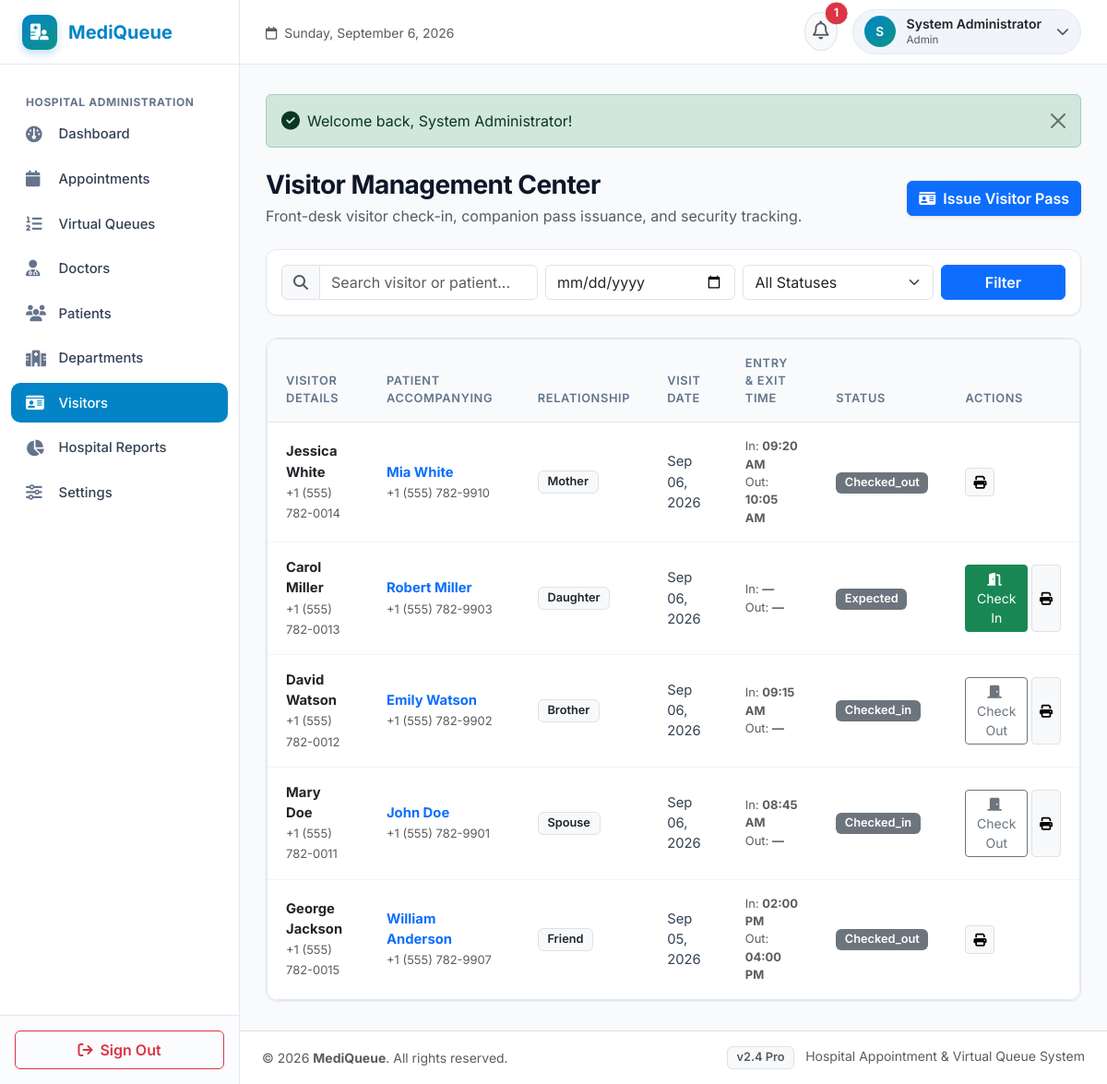
Screenshot of /admin/visitors.php (signed in) with the database file from the repository.
### tables this page shows
CREATE TABLE `visitors` (
  `id` INT AUTO_INCREMENT PRIMARY KEY,
  `patient_id` INT NOT NULL,
  `visitor_name` VARCHAR(150) NOT NULL,
  `relationship` VARCHAR(100) NOT NULL,
  `phone` VARCHAR(30) NOT NULL,
  `visit_date` DATE NOT NULL,
  `purpose` TEXT NULL,
  `entry_time` TIME NULL,
  `exit_time` TIME NULL,
  `status` ENUM('expected', 'checked_in', 'checked_out', 'cancelled') DEFAULT 'expected',
  `created_at` TIMESTAMP DEFAULT CURRENT_TIMESTAMP,
  CONSTRAINT `fk_visitors_patient` FOREIGN KEY (`patient_id`) REFERENCES `patients` (`id`) ON DELETE CASCADE
);

CREATE TABLE `users` (
  `id` INT AUTO_INCREMENT PRIMARY KEY,
  `name` VARCHAR(150) NOT NULL,
  `email` VARCHAR(150) NOT NULL UNIQUE,
  `password` VARCHAR(255) NOT NULL,
  `role` ENUM('patient', 'doctor', 'admin') NOT NULL DEFAULT 'patient',
  `phone` VARCHAR(30) NULL,
  `status` ENUM('active', 'inactive') NOT NULL DEFAULT 'active',
  `avatar` VARCHAR(255) NULL,
  `created_at` TIMESTAMP DEFAULT CURRENT_TIMESTAMP
);

### admin/visitors.php (the view, shortened to what this page needs)
<?php
require_once __DIR__ . '/../includes/functions.php';
$conn = get_db_connection();
$search = trim($_GET['search'] ?? '');
$dateFilter = trim($_GET['date'] ?? '');
$query = "
    SELECT v.*, u.name as patient_name, u.phone as patient_phone
    FROM visitors v
    JOIN patients p ON v.patient_id = p.id
    JOIN users u ON p.user_id = u.id
    WHERE 1=1
";
$params = [];
$query .= " ORDER BY v.visit_date DESC, v.id DESC";
$stmt = $conn->prepare($query);
$stmt->execute($params);
$visitors = $stmt->fetchAll();
include __DIR__ . '/../includes/header.php';
?>
<div class="d-flex flex-column flex-md-row justify-content-between align-items-md-center mb-4 gap-3">
    <div>
        <h3 class="fw-bold mb-1">Visitor Management Center</h3>
        <p class="text-muted mb-0">Front-desk visitor check-in, companion pass issuance, and security tracking.</p>
    </div>
    <button type="button" class="btn btn-primary fw-semibold shadow-sm" data-bs-toggle="modal" data-bs-target="#adminVisitorModal">
        <i class="fa-solid fa-id-card me-1"></i> Issue Visitor Pass
    </button>
</div>
<div class="mq-card p-3 mb-4 bg-white">
    <form action="<?= BASE_URL ?>/admin/visitors.php" method="GET" class="row g-2 align-items-center">
        <div class="col-md-4">
            <div class="input-group">
                <span class="input-group-text bg-light text-muted"><i class="fa-solid fa-magnifying-glass"></i></span>
                <input type="text" name="search" class="form-control" placeholder="Search visitor or patient..." value="<?= htmlspecialchars($search) ?>">
            </div>
        </div>
        <div class="col-md-3">
            <input type="date" name="date" class="form-control" value="<?= htmlspecialchars($dateFilter) ?>">
        </div>
        <div class="col-md-3">
            <select name="status" class="form-select">
                <option value="">All Statuses</option>
            </select>
        </div>
        <div class="col-md-2 d-flex gap-2">
            <button type="submit" class="btn btn-primary w-100 fw-semibold">Filter</button>
        </div>
    </form>
</div>
<div class="mq-card p-0 bg-white">
    <div class="mq-table-responsive">
        <table class="table mq-table align-middle">
            <thead>
                <tr>
                    <th>Visitor Details</th>
                    <th>Patient Accompanying</th>
                    <th>Relationship</th>
                    <th>Visit Date</th>
                    <th>Entry & Exit Time</th>
                    <th>Status</th>
                    <th>Actions</th>
                </tr>
            </thead>
            <tbody>
                <?php if (empty($visitors)): ?>
                    <tr>
                        <td colspan="7" class="text-center py-5 text-muted small">No visitor records found.</td>
                    </tr>
                <?php else: ?>
                    <?php foreach ($visitors as $v): ?>
                        <tr>
                            <td>
                                <strong class="text-dark d-block"><?= htmlspecialchars($v['visitor_name']) ?></strong>
                                <span class="text-muted small"><?= htmlspecialchars($v['phone']) ?></span>
                            </td>
                            <td>
                                <strong class="text-primary d-block"><?= htmlspecialchars($v['patient_name']) ?></strong>
                                <span class="text-muted small"><?= htmlspecialchars($v['patient_phone']) ?></span>
                            </td>
                            <td>
                                <span class="badge bg-light text-dark border"><?= htmlspecialchars($v['relationship']) ?></span>
                            </td>
                            <td><?= format_date($v['visit_date']) ?></td>
                            <td>
                                <span class="small d-block text-muted">In: <strong><?= $v['entry_time'] ? format_time($v['entry_time']) : '—' ?></strong></span>
                                <span class="small d-block text-muted">Out: <strong><?= $v['exit_time'] ? format_time($v['exit_time']) : '—' ?></strong></span>
                            </td>
                            <td><?= get_status_badge($v['status']) ?></td>
                            <td>
                                <div class="d-flex gap-1">
                                    <?php if ($v['status'] === 'expected'): ?>
                                        <form action="<?= BASE_URL ?>/admin/visitors.php" method="POST" class="d-inline">
                                            <button type="submit" class="btn btn-sm btn-success" title="Check In">
                                                <i class="fa-solid fa-door-open me-1"></i> Check In
                                            </button>
                                        </form>
                                    <?php elseif ($v['status'] === 'checked_in'): ?>
                                        <form action="<?= BASE_URL ?>/admin/visitors.php" method="POST" class="d-inline">
                                            <button type="submit" class="btn btn-sm btn-outline-secondary" title="Check Out">
                                                <i class="fa-solid fa-door-closed me-1"></i> Check Out
                                            </button>
                                        </form>
                                    <?php endif; ?>
                                    <button type="button" class="btn btn-sm btn-light border" data-bs-toggle="modal" data-bs-target="#badgeModal_<?= $v['id'] ?>" title="Print Badge">
                                        <i class="fa-solid fa-print"></i>
                                    </button>
                                </div>
                            </td>
                        </tr>
                    <?php endforeach; ?>
                <?php endif; ?>
            </tbody>
        </table>
    </div>
</div>
<?php include __DIR__ . '/../includes/footer.php'; ?>

### includes/functions.php (shortened to what this page needs)
<?php
function format_date($dateStr) {
    $timestamp = strtotime($dateStr);
    return date('M d, Y', $timestamp);
}
function format_time($timeStr) {
    $timestamp = strtotime($timeStr);
    return date('h:i A', $timestamp);
}
function get_status_badge($status) {
    $status = strtolower(trim((string)$status));
    return $badges[$status] ?? '<span class="badge bg-secondary">' . htmlspecialchars(ucfirst($status)) . '</span>';
}

### assets/css/style.css (style rules this page uses)
:root { --mq-primary: #0284c7; --mq-primary-dark: #0369a1; --mq-primary-light: #e0f2fe; --mq-secondary: #0d9488; --mq-secondary-light: #ccfbf1; --mq-dark: #0f172a; --mq-slate: #334155; --mq-muted: #64748b; --mq-bg: #f8fafc; --mq-card-bg: #ffffff; --mq-border: #e2e8f0; --mq-sidebar-width: 260px; --mq-header-height: 70px; --mq-font-sans: 'Inter', -apple-system, BlinkMacSystemFont, "Segoe UI", Roboto, "Helvetica Neue", Arial, sans-serif; --mq-radius: 12px; --mq-radius-lg: 16px; --mq-shadow-sm: 0 1px 2px 0 rgba(0, 0, 0, 0.05); --mq-shadow: 0 4px 6px -1px rgba(0, 0, 0, 0.06), 0 2px 4px -2px rgba(0, 0, 0, 0.04); --mq-shadow-lg: 0 10px 15px -3px rgba(0, 0, 0, 0.08), 0 4px 6px -4px rgba(0, 0, 0, 0.03); }
body { font-family: var(--mq-font-sans); background-color: var(--mq-bg); color: var(--mq-slate); min-height: 100vh; margin: 0; display: flex; flex-direction: column; }
h1, h2, h3, h4, h5, h6 { color: var(--mq-dark); font-weight: 600; letter-spacing: -0.02em; }
.mq-card { background-color: var(--mq-card-bg); border: 1px solid var(--mq-border); border-radius: var(--mq-radius); box-shadow: var(--mq-shadow-sm); padding: 1.5rem; transition: transform 0.2s ease, box-shadow 0.2s ease; position: relative; overflow: hidden; }
.mq-table-responsive { background: #ffffff; border-radius: var(--mq-radius); border: 1px solid var(--mq-border); overflow-x: auto; }
.mq-table { width: 100%; margin-bottom: 0; vertical-align: middle; }
.mq-table th { background-color: #f8fafc; color: var(--mq-muted); font-weight: 600; font-size: 0.8rem; text-transform: uppercase; letter-spacing: 0.05em; padding: 1rem 1.25rem; border-bottom: 1px solid var(--mq-border); }
.mq-table td { padding: 1rem 1.25rem; border-bottom: 1px solid #f1f5f9; color: var(--mq-slate); font-size: 0.925rem; }
.mq-table tr:last-child td { border-bottom: none; }
.badge { padding: 0.4em 0.75em; font-weight: 600; border-radius: 6px; font-size: 0.8rem; }

### rows the page displays
visitors: visitor_name "Jessica White", phone "+1 (555) 782-0014", users.name "Mia White", users.phone "+1 (555) 782-9910", relationship "Mother", visit_date "Sep 06, 2026", entry_time "09:20 AM", exit_time "10:05 AM", status "Checked_out"
visitors: visitor_name "Carol Miller", phone "+1 (555) 782-0013", users.name "Robert Miller", users.phone "+1 (555) 782-9903", relationship "Daughter", visit_date "Sep 06, 2026", status "Expected"
visitors: visitor_name "David Watson", phone "+1 (555) 782-0012", users.name "Emily Watson", users.phone "+1 (555) 782-9902", relationship "Brother", visit_date "Sep 06, 2026", entry_time "09:15 AM", status "Checked_in"
visitors: visitor_name "Mary Doe", phone "+1 (555) 782-0011", users.name "John Doe", users.phone "+1 (555) 782-9901", relationship "Spouse", visit_date "Sep 06, 2026", entry_time "08:45 AM", status "Checked_in"
visitors: visitor_name "George Jackson", phone "+1 (555) 782-0015", users.name "William Anderson", users.phone "+1 (555) 782-9907", relationship "Friend", visit_date "Sep 05, 2026", entry_time "02:00 PM", exit_time "04:00 PM", status "Checked_out"

### other values shown
APP_NAME "MediQueue"
$unreadNotifsCount "1"
substr($currentUser['name'] ?? 'U', 0, 1) "S"
$currentUser['name'] "System Administrator"
$currentUser['role'] "Admin"
$flash['message'] "Welcome back, System Administrator!"
